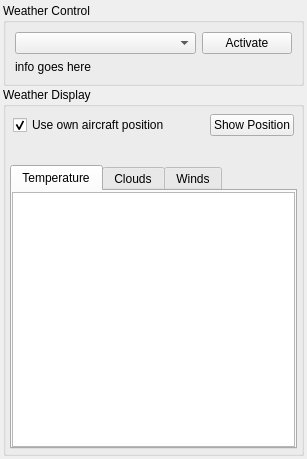
<?xml version="1.0" encoding="UTF-8"?>
<ui version="4.0">
 <class>CWeatherComponent</class>
 <widget class="QWidget" name="CWeatherComponent">
  <property name="geometry">
   <rect>
    <x>0</x>
    <y>0</y>
    <width>307</width>
    <height>459</height>
   </rect>
  </property>
  <property name="windowTitle">
   <string>Weather</string>
  </property>
  <property name="currentIndex" stdset="0">
   <number>0</number>
  </property>
  <layout class="QVBoxLayout" name="vl_WeatherComponent">
   <property name="spacing">
    <number>1</number>
   </property>
   <property name="leftMargin">
    <number>3</number>
   </property>
   <property name="topMargin">
    <number>3</number>
   </property>
   <property name="rightMargin">
    <number>3</number>
   </property>
   <property name="bottomMargin">
    <number>3</number>
   </property>
   <item>
    <widget class="QGroupBox" name="gb_weatherControl">
     <property name="title">
      <string>Weather Control</string>
     </property>
     <layout class="QGridLayout" name="gl_WeatherComponent">
      <item row="0" column="0" colspan="2">
       <widget class="QComboBox" name="cb_weatherScenario"/>
      </item>
      <item row="0" column="2">
       <widget class="QPushButton" name="pb_ActivateWeather">
        <property name="text">
         <string>Activate</string>
        </property>
       </widget>
      </item>
      <item row="1" column="0" colspan="3">
       <widget class="QLabel" name="lbl_WeatherEngineInfo">
        <property name="text">
         <string>info goes here</string>
        </property>
       </widget>
      </item>
     </layout>
    </widget>
   </item>
   <item>
    <widget class="QGroupBox" name="gb_weatherDisplay">
     <property name="title">
      <string>Weather Display</string>
     </property>
     <layout class="QVBoxLayout" name="vl_WeatherDisplay">
      <property name="leftMargin">
       <number>4</number>
      </property>
      <property name="topMargin">
       <number>4</number>
      </property>
      <property name="rightMargin">
       <number>4</number>
      </property>
      <property name="bottomMargin">
       <number>4</number>
      </property>
      <item>
       <widget class="QFrame" name="fr_Misc">
        <layout class="QGridLayout" name="gridLayout">
         <property name="leftMargin">
          <number>3</number>
         </property>
         <property name="topMargin">
          <number>3</number>
         </property>
         <property name="rightMargin">
          <number>3</number>
         </property>
         <property name="bottomMargin">
          <number>3</number>
         </property>
         <item row="0" column="2" alignment="Qt::AlignRight">
          <widget class="QPushButton" name="pb_SetPosition">
           <property name="sizePolicy">
            <sizepolicy hsizetype="Minimum" vsizetype="Fixed">
             <horstretch>0</horstretch>
             <verstretch>0</verstretch>
            </sizepolicy>
           </property>
           <property name="text">
            <string>Show Position</string>
           </property>
          </widget>
         </item>
         <item row="0" column="0" colspan="2">
          <widget class="QCheckBox" name="cb_UseOwnAcftPosition">
           <property name="sizePolicy">
            <sizepolicy hsizetype="Preferred" vsizetype="Fixed">
             <horstretch>0</horstretch>
             <verstretch>0</verstretch>
            </sizepolicy>
           </property>
           <property name="text">
            <string>Use own aircraft position</string>
           </property>
           <property name="checked">
            <bool>true</bool>
           </property>
          </widget>
         </item>
        </layout>
       </widget>
      </item>
      <item>
       <widget class="QLabel" name="lbl_Status">
        <property name="text">
         <string>&lt;status will go here&gt;</string>
        </property>
        <property name="wordWrap">
         <bool>true</bool>
        </property>
       </widget>
      </item>
      <item>
       <widget class="QTabWidget" name="tw_weatherGrid">
        <property name="currentIndex">
         <number>0</number>
        </property>
        <widget class="QWidget" name="tb_temperatureLayers">
         <attribute name="title">
          <string>Temperature</string>
         </attribute>
         <layout class="QVBoxLayout" name="verticalLayout_2">
          <property name="spacing">
           <number>0</number>
          </property>
          <property name="leftMargin">
           <number>0</number>
          </property>
          <property name="topMargin">
           <number>1</number>
          </property>
          <property name="rightMargin">
           <number>0</number>
          </property>
          <property name="bottomMargin">
           <number>0</number>
          </property>
          <item>
           <widget class="BlackGui::Views::CTemperatureLayerView" name="tvp_TemperatureLayers">
            <property name="selectionMode">
             <enum>QAbstractItemView::SingleSelection</enum>
            </property>
            <property name="selectionBehavior">
             <enum>QAbstractItemView::SelectRows</enum>
            </property>
            <attribute name="verticalHeaderVisible">
             <bool>false</bool>
            </attribute>
           </widget>
          </item>
         </layout>
        </widget>
        <widget class="QWidget" name="tb_cloudLayers">
         <attribute name="title">
          <string>Clouds</string>
         </attribute>
         <layout class="QVBoxLayout" name="verticalLayout_3">
          <property name="spacing">
           <number>0</number>
          </property>
          <property name="leftMargin">
           <number>0</number>
          </property>
          <property name="topMargin">
           <number>1</number>
          </property>
          <property name="rightMargin">
           <number>0</number>
          </property>
          <property name="bottomMargin">
           <number>0</number>
          </property>
          <item>
           <widget class="BlackGui::Views::CCloudLayerView" name="tvp_CloudLayers">
            <property name="selectionMode">
             <enum>QAbstractItemView::SingleSelection</enum>
            </property>
            <property name="selectionBehavior">
             <enum>QAbstractItemView::SelectRows</enum>
            </property>
            <attribute name="verticalHeaderVisible">
             <bool>false</bool>
            </attribute>
           </widget>
          </item>
         </layout>
        </widget>
        <widget class="QWidget" name="tb_windLayers">
         <attribute name="title">
          <string>Winds</string>
         </attribute>
         <layout class="QVBoxLayout" name="verticalLayout_4">
          <property name="spacing">
           <number>0</number>
          </property>
          <property name="leftMargin">
           <number>0</number>
          </property>
          <property name="topMargin">
           <number>1</number>
          </property>
          <property name="rightMargin">
           <number>0</number>
          </property>
          <property name="bottomMargin">
           <number>0</number>
          </property>
          <item>
           <widget class="BlackGui::Views::CWindLayerView" name="tvp_WindLayers">
            <property name="selectionMode">
             <enum>QAbstractItemView::SingleSelection</enum>
            </property>
            <property name="selectionBehavior">
             <enum>QAbstractItemView::SelectRows</enum>
            </property>
            <attribute name="verticalHeaderVisible">
             <bool>false</bool>
            </attribute>
           </widget>
          </item>
         </layout>
        </widget>
       </widget>
      </item>
     </layout>
    </widget>
   </item>
  </layout>
 </widget>
 <customwidgets>
  <customwidget>
   <class>BlackGui::Views::CTemperatureLayerView</class>
   <extends>QTableView</extends>
   <header>blackgui/views/temperaturelayerview.h</header>
  </customwidget>
  <customwidget>
   <class>BlackGui::Views::CCloudLayerView</class>
   <extends>QTableView</extends>
   <header>blackgui/views/cloudlayerview.h</header>
  </customwidget>
  <customwidget>
   <class>BlackGui::Views::CWindLayerView</class>
   <extends>QTableView</extends>
   <header>blackgui/views/windlayerview.h</header>
  </customwidget>
 </customwidgets>
 <resources/>
 <connections/>
</ui>
